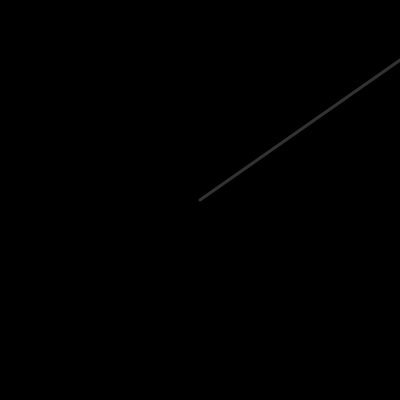
Frame 1 (no input)
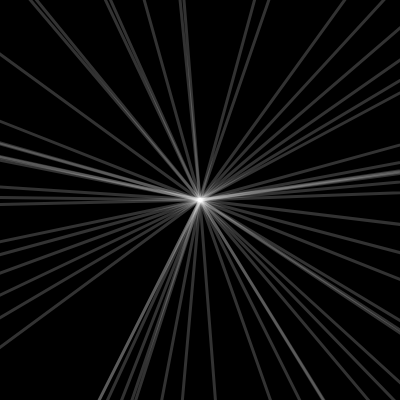
Frame 60 (no input)
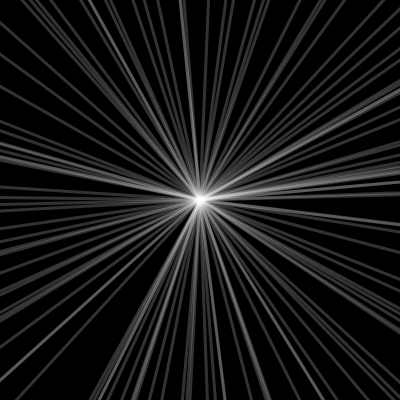
Frame 120 (the mouse pressed at the canvas centre since frame 60)

The p5.js sketch that drew these frames (run headless with seeded random() and noise() and a simulated clock; from frame 60 on, the mouse is pressed at the canvas centre):

// p5.js sketch
// ── sketch.js
let v;

function setup() {
  createCanvas(400, 400);
  background(0);
}

function draw() {
  translate(width / 2, height / 2);

  //v = createVector(floor(random(300, -300)), floor(random(300, -300)));
  v = p5.Vector.random2D();
  v.mult(300);

  stroke(255, 50);
  strokeWeight(3);
  line(0, 0, v.x, v.y);
}
